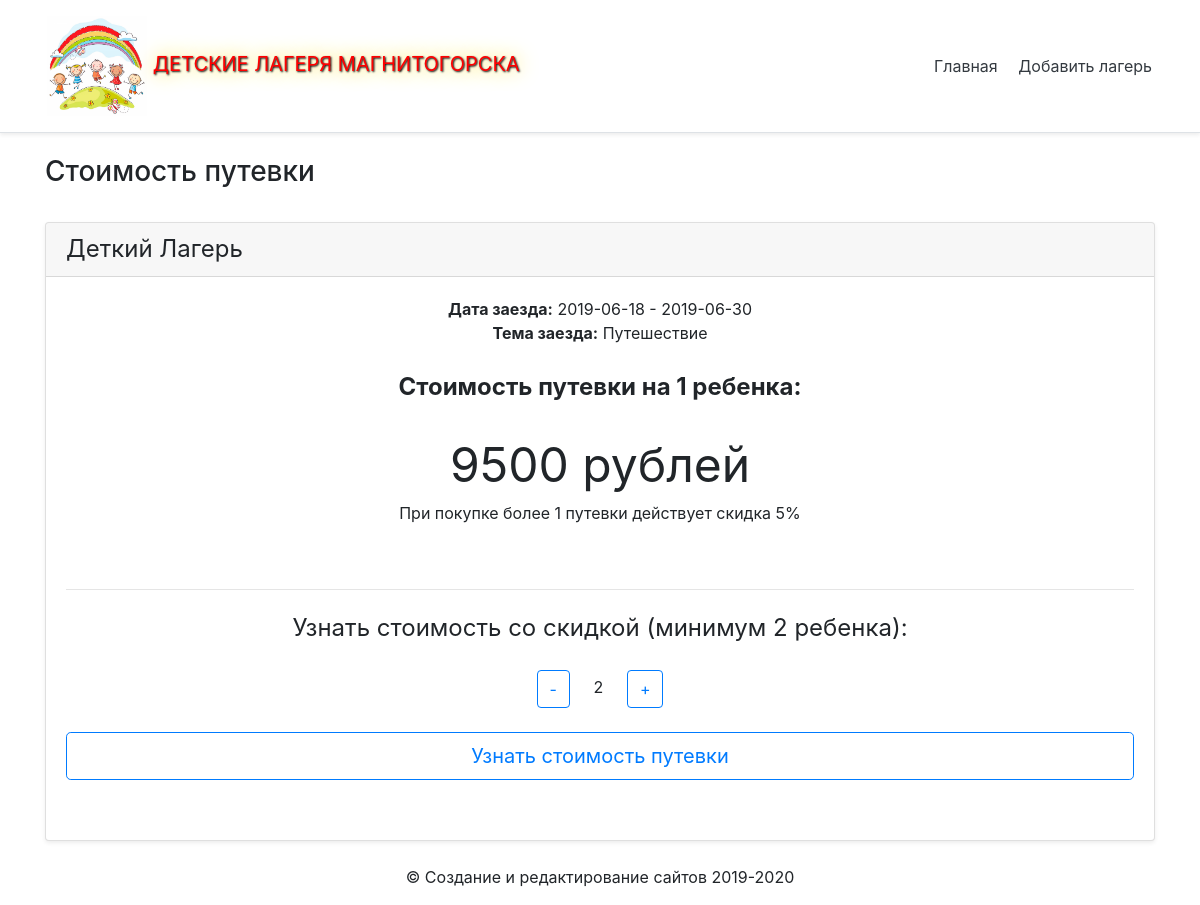
The page /price.php?id=2 on the database its author committed.
### tables this page shows
CREATE TABLE `zaezd` (
  `id` int(11) NOT NULL,
  `id_lager` int(15) NOT NULL,
  `data_start` date NOT NULL,
  `data_end` date NOT NULL,
  `tema` varchar(256) NOT NULL,
  `price` text NOT NULL
);

### include/function.php (called while the page is built, shortened)
<?php
function get_zaezd_by_id($id){
	global $mysqli;
	$sql= 'SELECT * FROM zaezd WHERE id='.$id;
    $result = mysqli_query($mysqli,$sql);
    $zaezd = mysqli_fetch_all($result,MYSQLI_ASSOC);
    return $zaezd;
} ?>

### price.php (the view, shortened to what this page needs)
<?php
    require_once 'include/database.php';
    require_once 'include/function.php';
	$id = (INT)$_GET ['id'];
?>
<html lang='ru'>
<head>
  <link rel='stylesheet' href ='style.css'>
  <link rel='stylesheet' href ='https://stackpath.bootstrapcdn.com/bootstrap/4.3.1/css/bootstrap.min.css'>
</head>
<body>
<div class="d-flex flex-column flex-md-row align-items-center p-3 px-md-4 mb-3 bg-white border-bottom shadow-sm">
  <h5 class="my-0 mr-md-auto font-weight-normal"><font style="vertical-align: inherit;"><img src="img/glav.jpg"
  width="100" height="100" alt="lorem"><font style="vertical-align: inherit;"> Детские лагеря магнитогорска </font></font></h5>
  <nav class="my-2 my-md-0 mr-md-3">
    <a class="p-2 text-dark" href="index.php"><font style="vertical-align: inherit;"><font style="vertical-align: inherit;">Главная</font></font></a>
    <a class="p-2 text-dark" href="vvod.php"><font style="vertical-align: inherit;"><font style="vertical-align: inherit;">Добавить лагерь</font></font></a>
  </nav>
</div >
<div class ='container'>
<h3 class='zagolovok'> Стоимость путевки </h3>
	<?php
	   $zaezd_id = get_zaezd_by_id($id);
	?>
	   <?php foreach ($zaezd_id as $category):?>
    <div class="card mb-4 shadow-sm">
	   <div class="card-header">
        <h4 class="my-0 font-weight-normal"><font style="vertical-align: inherit;"><font style="vertical-align: inherit;">Деткий Лагерь</font></font></h4>
      </div>
	  <div class="card-body"style="text-align: center;">
	    <div>
		       <font style="vertical-align: inherit;"> <b> Дата заезда:</b> <a '/category.php?id=<?=$category['id']?>'> <?=$category['data_start']?> - <?=$category['data_end']?><a/><font style="vertical-align: inherit;">
		    </div>
			 <div>
		       <font style="vertical-align: inherit;"> <b>Тема заезда:</b>  <a '/category.php?id=<?=$category['id']?>'> <?=$category['tema']?><a/><font style="vertical-align: inherit;">
		    </div>  <br>
		    <div>
		       <font size="5" style="vertical-align: inherit;"> <b>Стоимость путевки на 1 ребенка:</b></font></font> <font style="vertical-align: inherit;"> </font></font>
		    </div> <br>
			<div>
		       <font size="7" style="vertical-align: inherit;"><a  '/category.php?id=<?=$category['id']?>'> <?=$category['price']?> </a><font style="vertical-align: inherit;"><font style="vertical-align: inherit;"> рублей </font></font> <font style="vertical-align: inherit;"> </font></font>
		    </div>
			<div>
		       <font  style="vertical-align: inherit;"> При покупке более 1 путевки действует скидка 5% <font style="vertical-align: inherit;"> </font></font>
		    </div> <br> <br>
	        <hr style='height: 4'>
			<div>
		       <font size="5" style="vertical-align: inherit;"> Узнать стоимость со скидкой (минимум 2 ребенка):  <font style="vertical-align: inherit;"> </font></font>
		    </div>  <br>
		<form method="post" action="">
		        <div  style="text-align: center;">
			       <button class="btn btn-outline-primary" type="button" onclick="this.nextElementSibling.stepDown()">-</button>
                   <input name="t" type="number" min="2" max="25" value="2" readonly class="raz">
                   <button class="btn btn-outline-primary" type="button" onclick="this.previousElementSibling.stepUp()">+</button>
			    </div>  <br>
			 <a class='a'style='text-decoration: none;'><button  type="submit" class="btn btn-lg btn-block btn-outline-primary" ><font style="vertical-align: inherit;"><font style="vertical-align: inherit;">Узнать стоимость путевки</font></font></button> </a>
		</form> <br>
    </div>
</div>
<?php endforeach; ?>
<div style="text-align: center;"><footer class="container">
  <p><font style="vertical-align: ;"><font style="vertical-align: sub;">© Создание и редактирование сайтов 2019-2020 </font></p>
</footer></div>
</body>
</html>

### style.css (style rules this page uses)
.zagolovok { margin-top: 2%; margin-bottom:3%; }
h5 { margin-left: 2%; font-variant:small-caps; text-transform:uppercase; color:#FF0000; text-shadow: 1px 1px 2px black, 0 0 1em #FFD700; }
.raz { all: unset; -moz-appearance: textfield; width: 3em; text-align: center; }

### rows shown on the page
zaezd: data_start "2019-06-18", data_end "2019-06-30", tema "Путешествие", price "9500"
